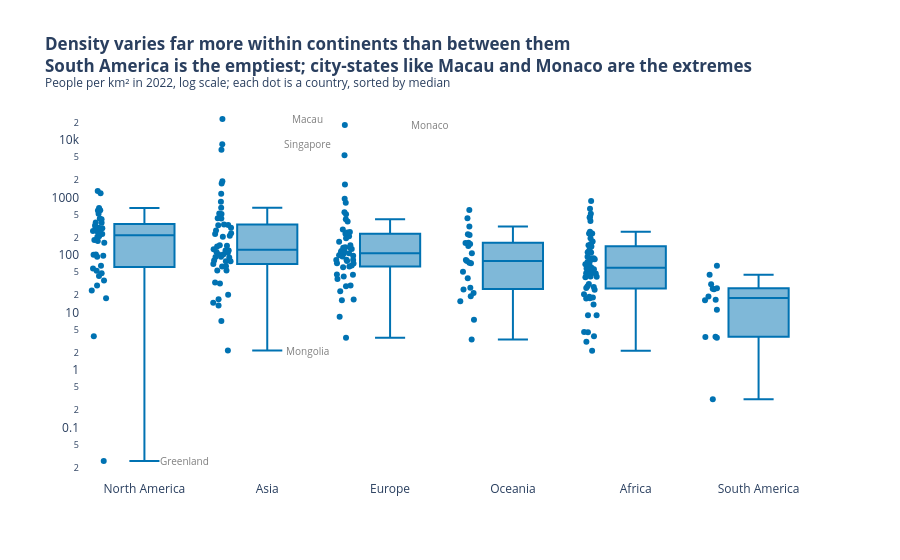

Notebook cell for this chart:
### Markdown cell above
**Chart choice & justification:** *Which chart did you choose, and why? Justify design choices.

*YOUR ANSWER HERE*

**Box plot (with all countries plotted as dots).** This plot shows the spread, rather than just the average, of the data. The box plot displays the median, middle 50% and outliers for each continent side-by-side. Y-axis is a logarithmic scale, since density ranges from 0.03 (Greenland) to 23,000 (Macau). Continents are arranged by their medians. One color is used because continent is on the X-axis.
**Finding:** The variance within each continent is greater than that across continents. North America has the highest median value of (221 per km²), but only due to inclusion of small densely populated islands. South America is the continent with lowest population density (median of 18 per km²). The exceptional values include city-states like Macau, Monaco and Singapore.

### Code cell
# Q4

order = df.groupby('Continent')['Density'].median().sort_values(ascending=False).index

fig = px.box(df, x='Continent', y='Density', points='all', log_y=True,
             hover_name='Country', category_orders={'Continent': list(order)},
             color_discrete_sequence=[BLUE], template='plotly_white',
             title='<b>Density varies far more within continents than between them<br>'
                   'South America is the emptiest; city-states like Macau and Monaco are the extremes</b>'
                   '<br><sup>People per km² in 2022, log scale; each dot is a country, sorted by median</sup>')
for name in ['Macau', 'Monaco', 'Singapore', 'Greenland', 'Mongolia']:
    r = df[df['Country'] == name].iloc[0]
    fig.add_annotation(x=r['Continent'], y=np.log10(r['Density']), text=name,   # log axis → log10
                       showarrow=False, xshift=40, font=dict(size=10, color='grey'))
fig.update_xaxes(title=None)
fig.update_yaxes(title=None, showgrid=False)
fig.show()

### Figure 1 — Plotly figure (JSON) as saved in the notebook; plotly's stock layout.template omitted (floating-point values rounded to 4 significant figures; data arrays with more than 128 entries replaced by an {"elided": "..."} marker saying what was removed)
{"data": [{"alignmentgroup": "True", "boxpoints": "all", "hovertemplate": "<b>%{hovertext}</b><br><br>Continent=%{x}<br>Density=%{y}<extra></extra>", "hovertext": {"elided": "234 str values"}, "legendgroup": "", "marker": {"color": "#0072B2"}, "name": "", "notched": false, "offsetgroup": "", "orientation": "v", "showlegend": false, "type": "box", "x": {"elided": "234 str values"}, "x0": " ", "xaxis": "x", "y": {"elided": "234 float values"}, "y0": " ", "yaxis": "y"}], "layout": {"annotations": [{"font": {"color": "grey", "size": 10}, "showarrow": false, "text": "Macau", "x": "Asia", "xshift": 40, "y": 4.365}, {"font": {"color": "grey", "size": 10}, "showarrow": false, "text": "Monaco", "x": "Europe", "xshift": 40, "y": 4.261}, {"font": {"color": "grey", "size": 10}, "showarrow": false, "text": "Singapore", "x": "Asia", "xshift": 40, "y": 3.925}, {"font": {"color": "grey", "size": 10}, "showarrow": false, "text": "Greenland", "x": "North America", "xshift": 40, "y": -1.583}, {"font": {"color": "grey", "size": 10}, "showarrow": false, "text": "Mongolia", "x": "Asia", "xshift": 40, "y": 0.337}], "boxmode": "group", "legend": {"tracegroupgap": 0}, "title": {"text": "<b>Density varies far more within continents than between them<br>South America is the emptiest; city-states like Macau and Monaco are the extremes</b><br><sup>People per km² in 2022, log scale; each dot is a country, sorted by median</sup>"}, "xaxis": {"anchor": "y", "categoryarray": ["North America", "Asia", "Europe", "Oceania", "Africa", "South America"], "categoryorder": "array", "domain": [0, 1], "title": {}}, "yaxis": {"anchor": "x", "domain": [0, 1], "showgrid": false, "title": {}, "type": "log"}}}
